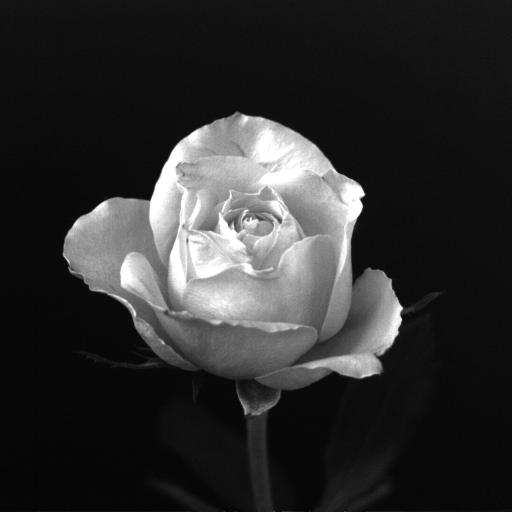
#> input picture Tarea2_interpolacion/reporte/imgs/rose.jpg, 1024 x 1024 px (shown at 1/2 size)
$ python img_resize.py
#> lines starting #> are read from the running program, lines starting #| are printed output that depends on the picture
import numpy as np
import matplotlib.pyplot as plt
import cv2 as cv

def image_resize(img_path:str, new_width:int, new_height:int,
                 show_result:bool = False):
    '''Function used to change the size of an image by the nearest
    neighbor and bilinear interpolation methods.

    It can show the original images and the two resulting ones.

    img_path: location path to the image \\
    new_height: desired height for the resulting image \\
    new_width: desired width for the resulting image \\
    show_result: show images for comparison. Default is False

    returns: (img using nearest neighbor, img using bilinear interpolation)'''
#> called with img_path = 'reporte/imgs/rose.jpg', new_width = 500, new_height = 500, show_result = True

    # The modifier 0 indicates that the image must be read in grayscale
    img = cv.imread(img_path, 0)
#> img is the input picture: shape (1024, 1024); min 0, max 255, mean 46.8

    # We obtain the width and height from the original image
    height, width = img.shape
#> height = 1024; width = 1024

    # A new empty matrix is created with the desired dimensions. It's gonna be
    # filled with the corresponding values based on the algorithm being used.
    # The data type is uint8, so the values are in the range [0,255]
    new_img_nn = np.empty((new_height, new_width), dtype=np.uint8)
    new_img_bi = np.empty((new_height, new_width), dtype=np.uint8)

    # We calculate the ratio within the original dimensions of the image and
    # the desired ones
    height_ratio = height/new_height
#> height_ratio = 2.05
    width_ratio = width/new_width
#> width_ratio = 2.05

    # NEAREST NEIGHBOR METHOD.
    for row in range(new_height):
        for column in range(new_width):
            # Going from the new coordinates to the original ones using the
            # corresponding ratio. The int() function rounds the number down,
            # giving us the nearest pixel
            x = int(column * width_ratio)
            y = int(row * height_ratio)
            # Using the obtained values in the resized image
            new_img_nn[row, column] = img[y,x]
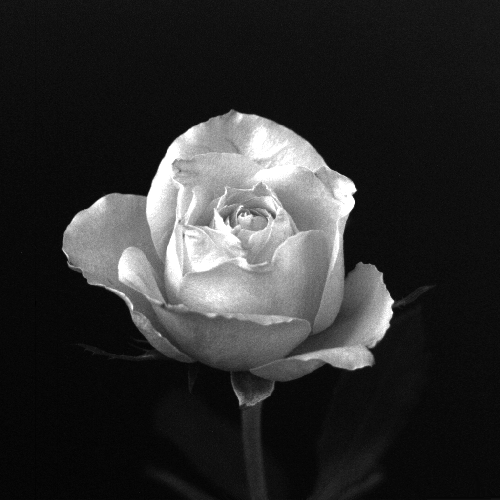
#> new_img_nn: shape (500, 500); min 0, max 255, mean 46.8

    # BILINEAR INTERPOLATION METHOD.
    for row in range(new_height):
        for column in range(new_width):
            # i = row, j = column

            # Going from the new coordinates to the original ones.
            x = column * width_ratio
            y = row * height_ratio

            # Calculating the position of the four nearest pixels.
            x_low, y_low = int(np.floor(x)), int(np.floor(y))
            # We need to consider the edge cases using the min() function, to
            # stay inside the bounds of the image
            x_top, y_top = min(x_low + 1, width - 1), min(y_low + 1, height - 1)

            # Differences required in the equation
            x_diff = x - x_low
            y_diff = y - y_low

            # Coordinates of the closest pixels
            top_left = img[y_low, x_low]
            top_right = img[y_low, x_top]
            bottom_left = img[y_top, x_low]
            bottom_right = img[y_top, x_top]

            # Bilinear interpolation formula
            inter_value = ((1 - x_diff) * (1 - y_diff) * top_left +
                         x_diff * (1 - y_diff) * top_right +
                         (1 - x_diff) * y_diff * bottom_left +
                         x_diff * y_diff * bottom_right)

            new_img_bi[row, column] = inter_value.astype(np.uint8)

    # Shows the original images and the resized ones for comparison, adjusting
    # the pixel size so they have an equal size on the screen
    if show_result:
        fig, (ax1,ax2,ax3) = plt.subplots(1, 3)
        ax1.imshow(img, cmap='gray')
        ax1.set_title('Original image')
        ax1.axis('off')
        ax2.imshow(new_img_nn, cmap='gray')
        ax2.set_title('Nearest neighbor method')
        ax2.axis('off')
        ax3.imshow(new_img_bi, cmap='gray')
        ax3.set_title('Bilinear interpolation method')
        ax3.axis('off')
        plt.show()
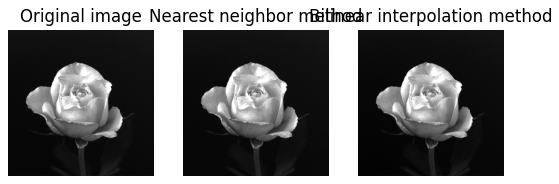
#> figure drawn by matplotlib, 3 panels

    return new_img_nn, new_img_bi


if __name__=='__main__':
    result = image_resize('reporte/imgs/rose.jpg', 500, 500, show_result=True)
    # cv.imwrite('expanded_img_bi2nn.png', result[0])
    # cv.imwrite('expanded_img_bi2bi.png', result[1])
